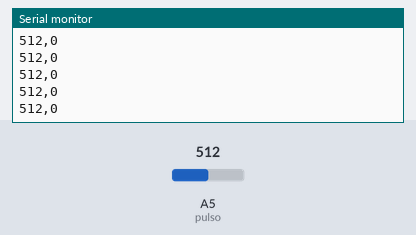
Bench run of a sketch on a simulated Arduino Uno, built with avr-gcc and run on an emulated ATmega328P. Parts: the last lines printed to the serial monitor. The test bench sets the inputs (shaded band); at power-on: A5 (pulso) = 512.

Above: at 1.2 s.
1.3 s: A5 (pulso) set to 716
At 2.1 s:
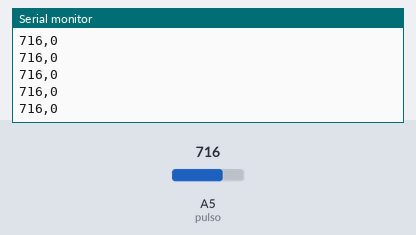
4.3 s: A5 (pulso) set to 744
At 4.9 s:
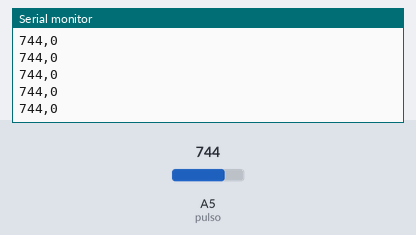
Timing chart, 0 to 7.3 s (numbered marks = the images above; inputs shaded):
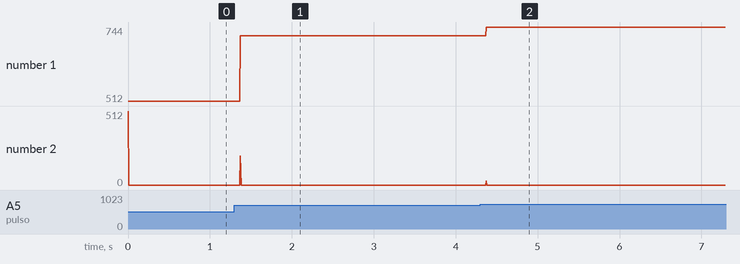

The sketch:

Medidor_de_pulso.ino
```cpp
/*
 *  Pulsómetro
 *  Versión 1.0
 *  2021
 */

#define pulso A5

int lectura,lectura_ant;
int diferencia=0;
void setup()
{
  Serial.begin(9600);
}

void loop()
{
  lectura = analogRead(pulso);
  diferencia = lectura - lectura_ant;
  Serial.print(lectura);
  Serial.print(",");
  Serial.println(diferencia);
  delay(1);
  lectura_ant = lectura;
}
```

Measured:
- after the input at 1.3 s, the serial monitor: prints a new line after 0.07 s (image 1)
- after the input at 4.3 s, the serial monitor: prints a new line after 0.07 s (image 2)
- plotted number 1: 512 → 716 after the input at 1.3 s, 716 → 744 after the input at 4.3 s
